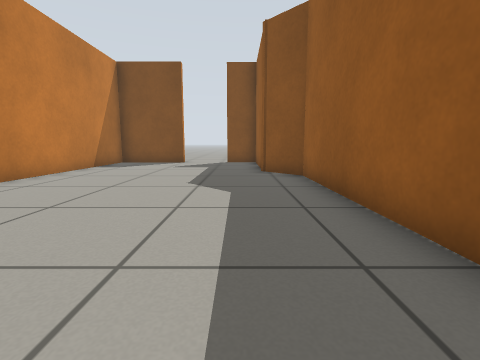
View 1 (above)

19 first-person views from a walk through a Gazebo world. The camera is 0.5 m above the floor, tilts 8° down and sees 85° across. The floor is counted in squares, 0.5 m on a side. Each view is taken from the middle of a square. On the plan, view 1 faces up. The plan holds only what a view shows up to about 11 squares ahead; the rest is blank.

View 2
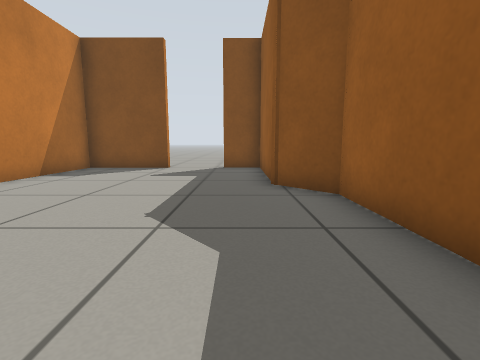

View 3
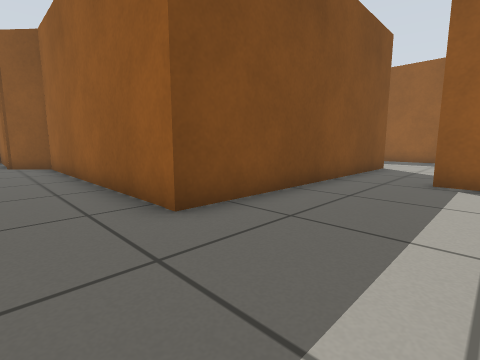

View 4
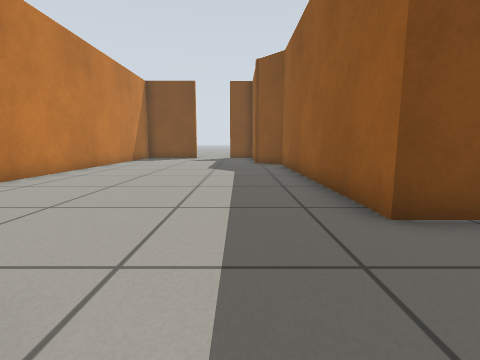

View 5
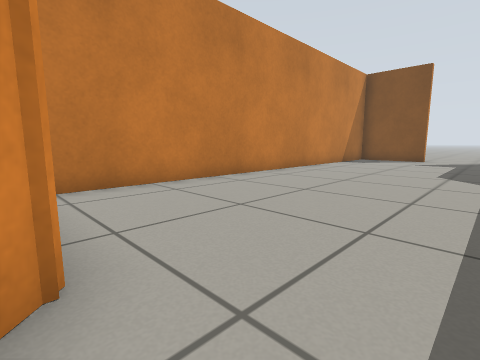

View 6
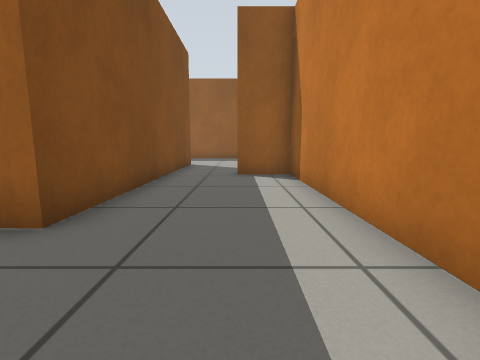

View 7
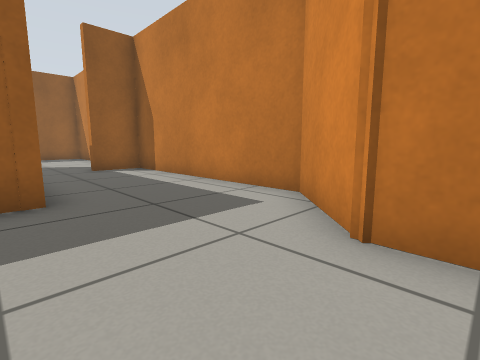

View 8
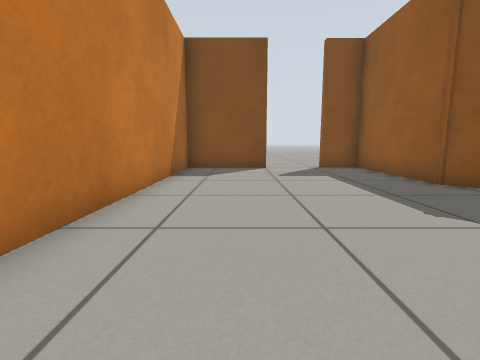

View 9
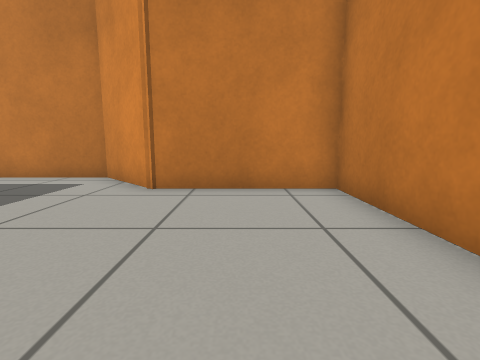

View 10
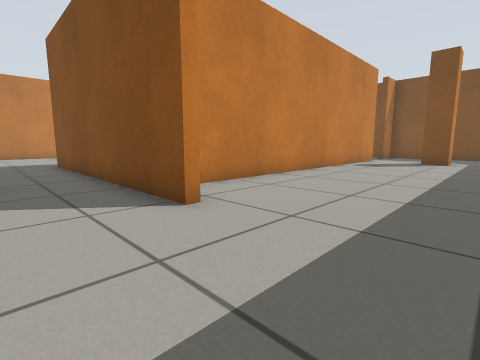

View 11
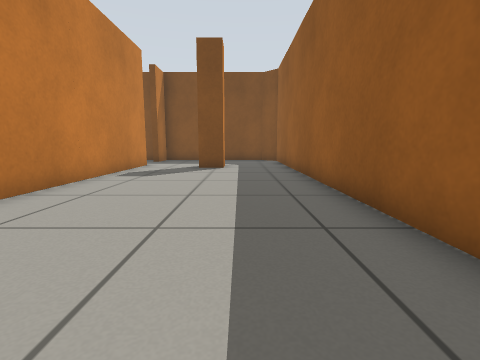

View 12
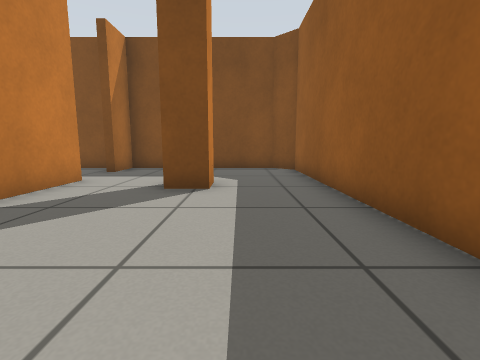

View 13
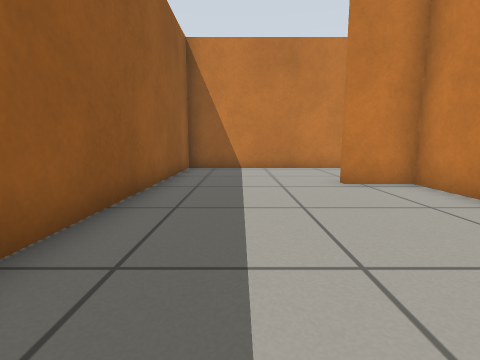

View 14
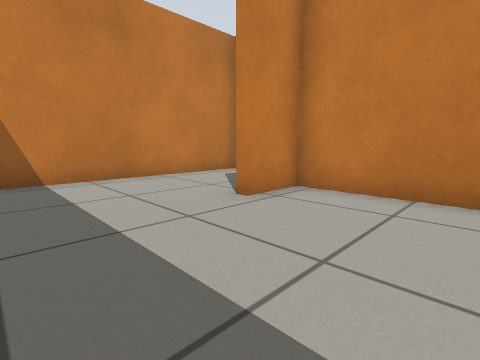

View 15
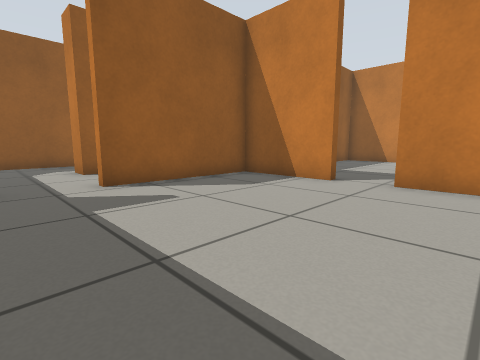

View 16
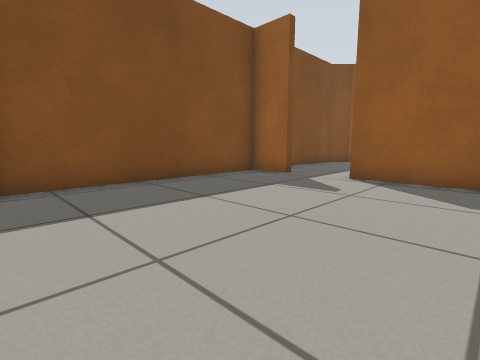

View 17
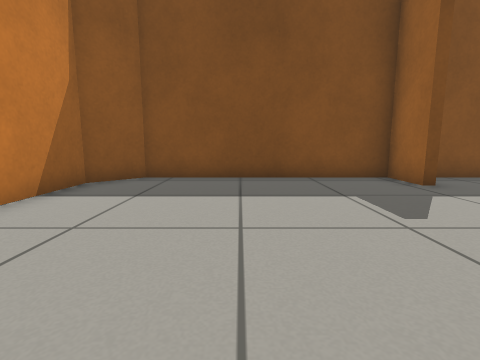

View 18
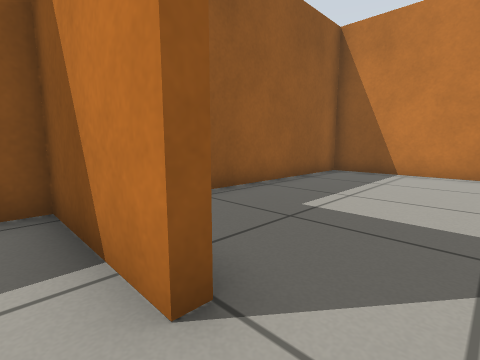

View 19
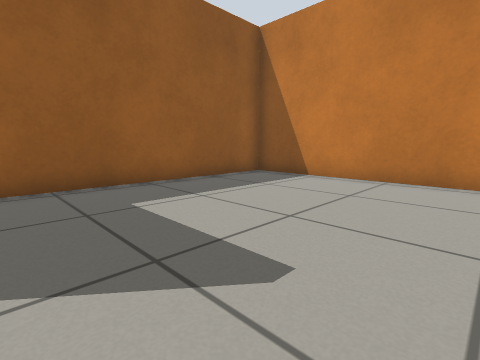

### Floor plan
Points are (right, up) in squares from view 1. A wall is a line through its corners. A room is listed if a view was taken in it or the views show most of it. See-through windows are left out.
Room 1 (views 1, 2, 3, 4, 5, 6, 7, 8, 9)
walls: (7.5, -0.7) (2, -0.7) (2, 8.1) (0.8, 9.3) (0.8, 13.7) (-0.6, 13.7); (-2.9, 13.7) (-6.1, 13.7) (-6.1, -2.7) (-2, -2.7) (-0.1, -4.6) (7.4, -4.6) (7.4, -2.9)
ways out: opening at (7, -2) to room 2; opening at (-1.5, 14)
Room 2 (view 10)
walls: (11.5, -0.7) (7.5, -0.7); (7.4, -2.9) (7.8, -2.9); (7.6, -4.6) (16.1, -4.6) (16.1, -0.6)
ways out: opening at (7, -2) to room 1; opening at (13.5, -1) to room 3
Room 3 (views 11, 12, 13, 14)
walls: (12.3, 12.1) (12.3, 12.7) (13.3, 12.7) (13.3, 11.7) (12.3, 11.7); (9.7, 13.1) (9.7, -0.4) (11.5, -0.4); (16.1, -0.6) (16.1, 15.9) (15.3, 16.6) (9.7, 16.6) (9.7, 15.1)
ways out: opening at (13.5, -1) to room 2; opening at (9, 14.5) to room 4
Room 4 (views 15, 16, 17, 18)
walls: (6.1, 8.3) (9.4, 8.3) (9.4, 13.1); (3.2, 8.3) (4.7, 8.3); (9.7, 15.1) (9.4, 15.1) (9.4, 16.6) (2.2, 16.6) (1.1, 15.5) (1.1, 13.1)
ways out: opening at (9, 14.5) to room 3; opening at (5.5, 8) to room 5
Room 5 (view 19)
walls: (3.2, -0.4) (9.4, -0.4) (9.4, 6.9)
ways out: opening at (5.5, 8) to room 4

Positions as (right, up) in squares from view 1, and headings:
1: (0, 0), facing up
2: (0, 3), facing up
3: (0, -4), facing up-right
4: (0, -4), facing up
5: (0, -3), facing up-left
6: (-1, -3), facing right
7: (-3, 0), facing down-right
8: (-4, 3), facing up
9: (-4, 3), facing down
10: (15, -3), facing up-left
11: (14, 1), facing up
12: (14, 6), facing up
13: (14, 6), facing down
14: (15, 3), facing down-left
15: (3, 15), facing down-right
16: (2, 10), facing up-right
17: (5, 9), facing up
18: (5, 9), facing down-right
19: (3, 7), facing down-right
